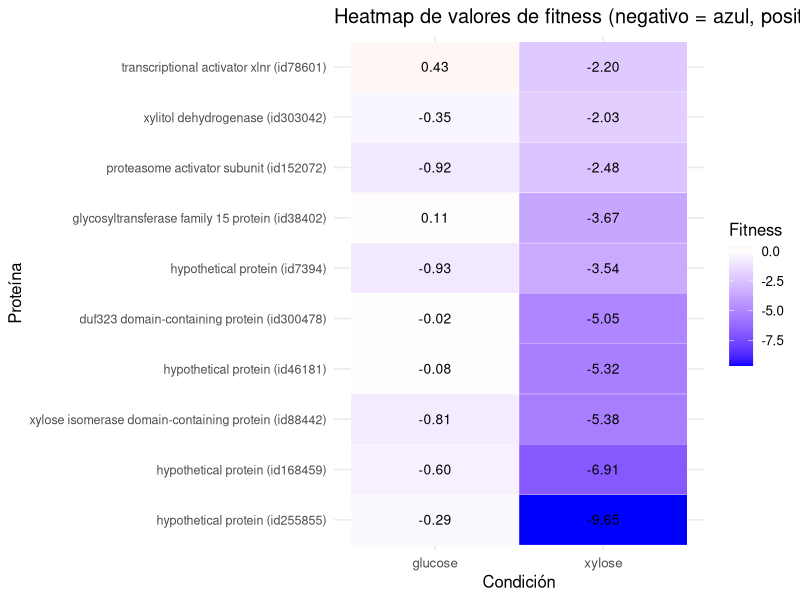

The R source for this figure:
library(tidyverse)

# Datos
df <- tribble(
  ~id, ~name, ~glucose, ~xylose,
  255855, "hypothetical protein (id255855)", -0.290720826, -9.652346176,
  46181,  "hypothetical protein (id46181)", -0.084345243, -5.321522549,
  7394,   "hypothetical protein (id7394)", -0.934720038, -3.542491534,
  152072, "proteasome activator subunit (id152072)", -0.915749495, -2.478464029,
  38402,  "glycosyltransferase family 15 protein (id38402)", 0.106789479, -3.672933296,
  88442,  "xylose isomerase domain-containing protein (id88442)", -0.81032441, -5.382478623,
  78601,  "transcriptional activator xlnr (id78601)", 0.426956758, -2.201404809,
  168459, "hypothetical protein (id168459)", -0.598100704, -6.914346486,
  303042, "xylitol dehydrogenase (id303042)", -0.352707742, -2.029074373,
  300478, "duf323 domain-containing protein (id300478)", -0.024566194, -5.046483396
)

# Transformar datos a formato largo
df_long <- df %>%
  pivot_longer(cols = c(glucose, xylose), names_to = "condition", values_to = "fitness") %>%
  mutate(label = sprintf("%.2f", fitness))

# Heatmap con escala centrada en 0: azul-negativo, blanco-cero, rojo-positivo
ggplot(df_long, aes(x = condition, y = fct_reorder(name, fitness), fill = fitness)) +
  geom_tile(color = "white") +
  geom_text(aes(label = label), color = "black", size = 3.5) +
  scale_fill_gradient2(
    low = "blue", mid = "white", high = "red",
    midpoint = 0, name = "Fitness"
  ) +
  theme_minimal(base_size = 12) +
  labs(
    title = "Heatmap de valores de fitness (negativo = azul, positivo = rojo)",
    x = "Condición",
    y = "Proteína"
  ) +
  theme(axis.text.y = element_text(size = 9))
